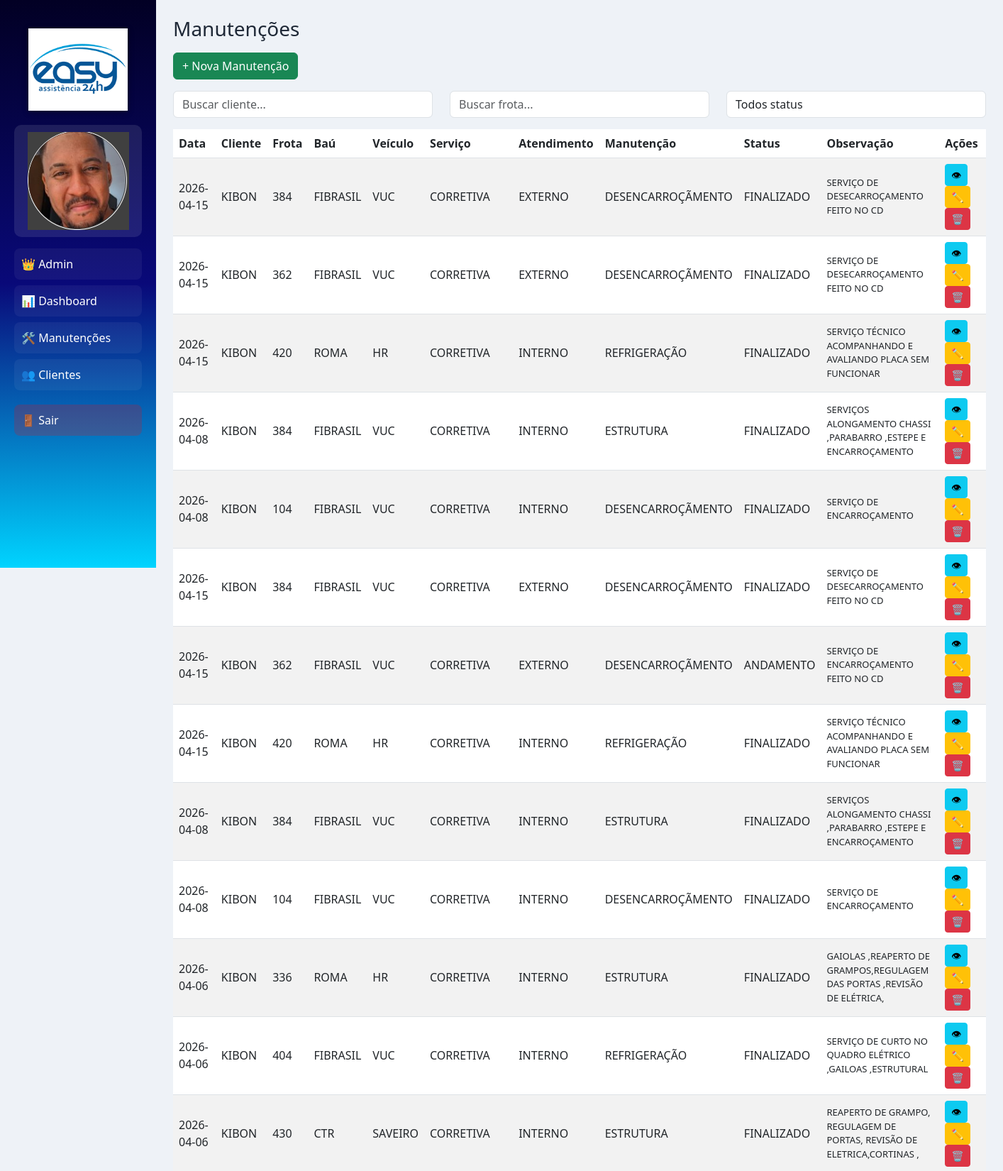
Screenshot of /manutencoes/ (signed in, upper part) with the database file from the repository.
### models/manutencao.py (models this page shows)
class Manutencao(db.Model):
    __tablename__ = "manutencoes"
    id = db.Column(db.Integer, primary_key=True, autoincrement=True)
    data = db.Column(db.Date)
    numero_frota = db.Column(db.String)
    bau = db.Column(db.String)
    tipo_veiculo = db.Column(db.String)
    tipo_servico = db.Column(db.String)
    tipo_atendimento = db.Column(db.String)
    tipo_manutencao = db.Column(db.String)
    status = db.Column(db.String)
    observacao = db.Column(db.String)
    cliente = db.Column(db.String)
    os = db.Column(db.String(50))

### routes/manutencoes.py (the view)
@manutencao_bp.route("/")
def lista():
    frota = request.args.get("frota")
    query = Manutencao.query
    if frota:
        query = query.filter(
            Manutencao.numero_frota.ilike(f"%{frota}%")
        )
    registros = query.order_by(Manutencao.id.desc()).all()
    return render_template(
        "manutencoes/lista.html",
        registros=registros
    )

### templates/manutencoes/lista.html (shortened to what this page needs)
{% extends "base.html" %}
{% block content %}
<h3 class="mb-3">Manutenções</h3>
<a href="/manutencoes/nova" class="btn btn-success mb-3">
  + Nova Manutenção
</a>
<div class="row mb-3">
  <div class="col-md-4">
    <input type="text" id="filtroCliente" class="form-control" placeholder="Buscar cliente...">
  </div>
  <div class="col-md-4">
    <input type="text" id="filtroFrota" class="form-control" placeholder="Buscar frota...">
  </div>
  <div class="col-md-4">
    <select id="filtroStatus" class="form-control">
      <option value="">Todos status</option>
    </select>
  </div>
</div>
<table class="table table-striped table-hover" id="tabelaManutencoes">
  <thead>
    <tr>
      <th>Data</th>
      <th>Cliente</th>
      <th>Frota</th>
      <th>Baú</th>
      <th>Veículo</th>
      <th>Serviço</th>
      <th>Atendimento</th>
      <th>Manutenção</th>
      <th>Status</th>
      <th>Observação</th>
      <th>Ações</th>
    </tr>
  </thead>
  <tbody>
    {% for m in registros %}
    <tr>
      <td>{{ m.data }}</td>
      <td>{{ m.cliente }}</td>
      <td>{{ m.numero_frota }}</td>
      <td>{{ m.bau }}</td>
      <td>{{ m.tipo_veiculo }}</td>
      <td>{{ m.tipo_servico }}</td>
      <td>{{ m.tipo_atendimento }}</td>
      <td>{{ m.tipo_manutencao }}</td>
      <td>{{ m.status }}</td>
      <td style="max-width:250px;">
        {{ m.observacao }}
      </td>
      <td>
        <button
          class="btn btn-info btn-sm"
          onclick="abrirModal(
            '{{ m.cliente }}',
            '{{ m.numero_frota }}',
            '{{ m.tipo_servico }}',
            '{{ m.status }}',
            `{{ m.observacao }}`
          )">
          👁
        </button>
        <a href="/manutencoes/editar/{{ m.id }}" class="btn btn-warning btn-sm">
          ✏️
        </a>
        <a href="/manutencoes/excluir/{{ m.id }}" class="btn btn-danger btn-sm">
          🗑️
        </a>
      </td>
    </tr>
    {% endfor %}
  </tbody>
</table>
{% endblock %}

### static/css/style.css (style rules this page uses)
:root { --gradient-start: #020024; --gradient-mid: #090979; --gradient-end: #00d4ff; --primary: #1e3a8a; --secondary: #3b82f6; --bg: #eef2f7; --card: #ffffff; --text: #1f2937; --muted: #6b7280; --border: #d1d5db; }
body { background: var(--bg); font-family: 'Segoe UI', sans-serif; color: var(--text); }
td { vertical-align: middle; }
td:nth-child(10) { max-width: 300px; white-space: normal; font-size: 13px; }

### rows the page displays
Manutencao: data "2026-04-15", cliente "KIBON", numero_frota "384", bau "FIBRASIL", tipo_veiculo "VUC", tipo_servico "CORRETIVA", tipo_atendimento "EXTERNO", tipo_manutencao "DESENCARROÇÃMENTO", status "FINALIZADO", observacao "SERVIÇO DE DESECARROÇAMENTO FEITO NO CD"
Manutencao: data "2026-04-15", cliente "KIBON", numero_frota "362", bau "FIBRASIL", tipo_veiculo "VUC", tipo_servico "CORRETIVA", tipo_atendimento "EXTERNO", tipo_manutencao "DESENCARROÇÃMENTO", status "FINALIZADO", observacao "SERVIÇO DE DESECARROÇAMENTO FEITO NO CD"
Manutencao: data "2026-04-15", cliente "KIBON", numero_frota "420", bau "ROMA", tipo_veiculo "HR", tipo_servico "CORRETIVA", tipo_atendimento "INTERNO", tipo_manutencao "REFRIGERAÇÃO", status "FINALIZADO", observacao "SERVIÇO TÉCNICO ACOMPANHANDO E AVALIANDO PLACA SEM FUNCIONAR"
Manutencao: data "2026-04-08", cliente "KIBON", numero_frota "384", bau "FIBRASIL", tipo_veiculo "VUC", tipo_servico "CORRETIVA", tipo_atendimento "INTERNO", tipo_manutencao "ESTRUTURA", status "FINALIZADO", observacao "SERVIÇOS ALONGAMENTO CHASSI ,PARABARRO ,ESTEPE E ENCARROÇAMENTO"
Manutencao: data "2026-04-08", cliente "KIBON", numero_frota "104", bau "FIBRASIL", tipo_veiculo "VUC", tipo_servico "CORRETIVA", tipo_atendimento "INTERNO", tipo_manutencao "DESENCARROÇÃMENTO", status "FINALIZADO", observacao "SERVIÇO DE ENCARROÇAMENTO"
Manutencao: data "2026-04-15", cliente "KIBON", numero_frota "384", bau "FIBRASIL", tipo_veiculo "VUC", tipo_servico "CORRETIVA", tipo_atendimento "EXTERNO", tipo_manutencao "DESENCARROÇÃMENTO", status "FINALIZADO", observacao "SERVIÇO DE DESECARROÇAMENTO FEITO NO CD"
Manutencao: data "2026-04-15", cliente "KIBON", numero_frota "362", bau "FIBRASIL", tipo_veiculo "VUC", tipo_servico "CORRETIVA", tipo_atendimento "EXTERNO", tipo_manutencao "DESENCARROÇÃMENTO", status "ANDAMENTO", observacao "SERVIÇO DE ENCARROÇAMENTO FEITO NO CD"
Manutencao: data "2026-04-15", cliente "KIBON", numero_frota "420", bau "ROMA", tipo_veiculo "HR", tipo_servico "CORRETIVA", tipo_atendimento "INTERNO", tipo_manutencao "REFRIGERAÇÃO", status "FINALIZADO", observacao "SERVIÇO TÉCNICO ACOMPANHANDO E AVALIANDO PLACA SEM FUNCIONAR"
Manutencao: data "2026-04-08", cliente "KIBON", numero_frota "384", bau "FIBRASIL", tipo_veiculo "VUC", tipo_servico "CORRETIVA", tipo_atendimento "INTERNO", tipo_manutencao "ESTRUTURA", status "FINALIZADO", observacao "SERVIÇOS ALONGAMENTO CHASSI ,PARABARRO ,ESTEPE E ENCARROÇAMENTO"
Manutencao: data "2026-04-08", cliente "KIBON", numero_frota "104", bau "FIBRASIL", tipo_veiculo "VUC", tipo_servico "CORRETIVA", tipo_atendimento "INTERNO", tipo_manutencao "DESENCARROÇÃMENTO", status "FINALIZADO", observacao "SERVIÇO DE ENCARROÇAMENTO"
Manutencao: data "2026-04-06", cliente "KIBON", numero_frota "336", bau "ROMA", tipo_veiculo "HR", tipo_servico "CORRETIVA", tipo_atendimento "INTERNO", tipo_manutencao "ESTRUTURA", status "FINALIZADO", observacao "GAIOLAS ,REAPERTO DE GRAMPOS,REGULAGEM DAS PORTAS ,REVISÃO DE ELÉTRICA,"
Manutencao: data "2026-04-06", cliente "KIBON", numero_frota "404", bau "FIBRASIL", tipo_veiculo "VUC", tipo_servico "CORRETIVA", tipo_atendimento "INTERNO", tipo_manutencao "REFRIGERAÇÃO", status "FINALIZADO", observacao "SERVIÇO DE CURTO NO QUADRO ELÉTRICO ,GAILOAS ,ESTRUTURAL"
Manutencao: data "2026-04-06", cliente "KIBON", numero_frota "430", bau "CTR", tipo_veiculo "SAVEIRO", tipo_servico "CORRETIVA", tipo_atendimento "INTERNO", tipo_manutencao "ESTRUTURA", status "FINALIZADO", observacao "REAPERTO DE GRAMPO, REGULAGEM DE PORTAS, REVISÃO DE ELETRICA,CORTINAS ,"
